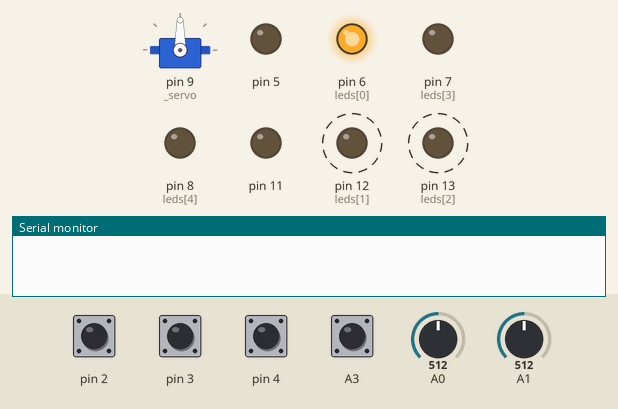
Bench run of a program on a simulated Arduino Nano, built with avr-gcc and run on an emulated ATmega328P. Parts: servo, output pins drawn as LEDs (lit = HIGH), the last lines printed to the serial monitor. Dashed ring = blinking. The test bench sets the inputs (shaded band); at power-on: A3, pin 2–4 HIGH, A1 = 512, A0 = 512.

Above: at 0.07 s.
1.3 s: pin 4 pulled LOW for 0.15 s
At 2.2 s:
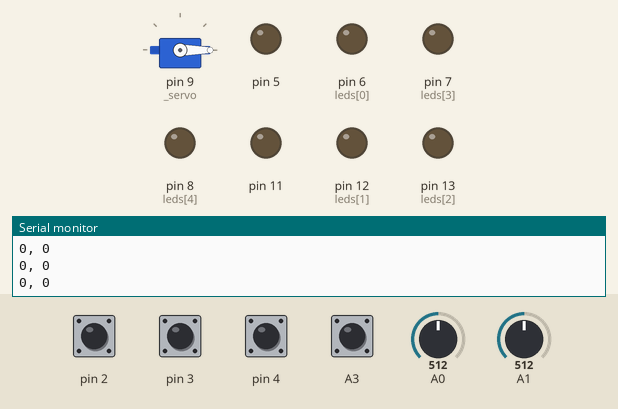
4.4 s: pin 2 pulled LOW for 0.15 s
At 4.75 s:
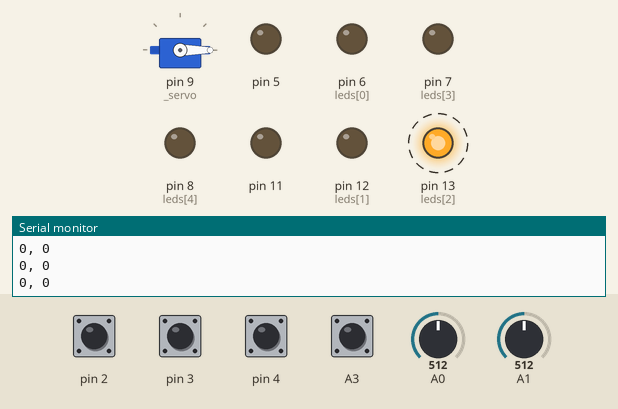
7.4 s: pin 3 pulled LOW for 0.15 s
At 7.82 s:
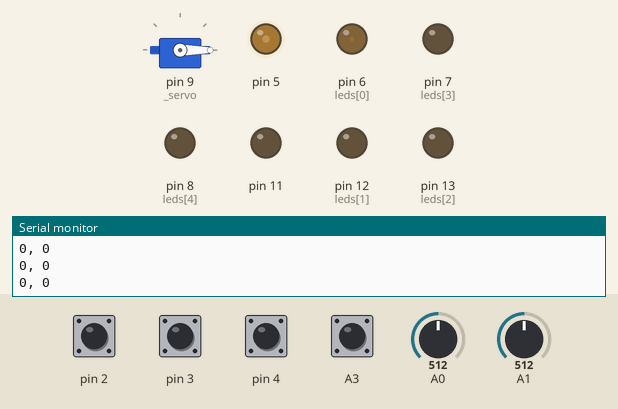
10.4 s: A1 set to 6
13.4 s: A0 set to 1023
At 13.79 s:
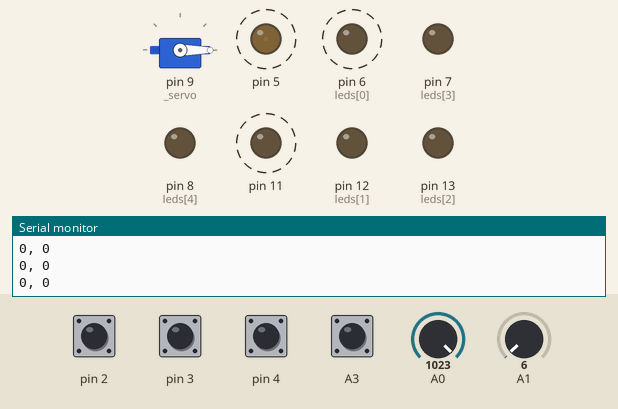
16.4 s: A1 set to 57
19.4 s: A1 set to 68
Timing chart, 0 to 23.4 s (numbered marks = the images above; inputs shaded):
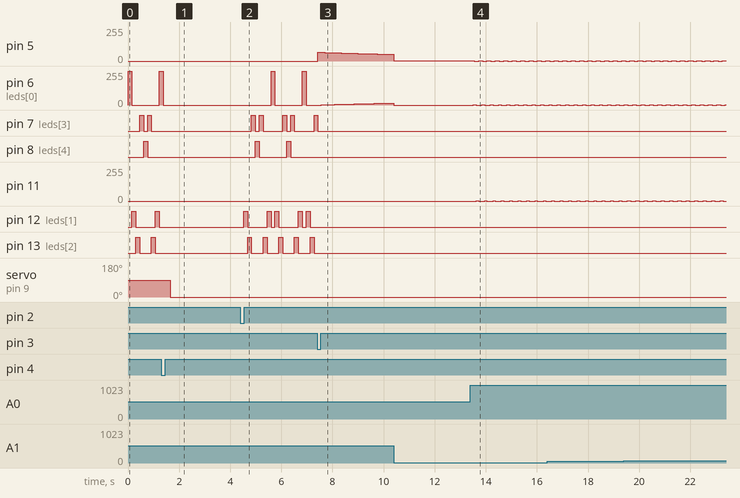

The program:

main.cpp
```cpp
#include <Arduino.h>
#include <Color.h>
#include <FastLED.h>
#include <hsv2rgb.h>
#include <Servo.h>
#include <DHT.h>

static const uint8_t LED_COUNT = 5;
static const uint8_t leds[] = { 6, 12, 13, 7, 8 };

struct Snake {
    Snake(): _goUp( true ), _index( 0 ) {}
    void advance() {
        if ( _goUp ) {
            _index++;
            if ( _index == LED_COUNT - 1 )
                _goUp = false;
        }
        else {
            _index--;
            if ( _index == 0 )
                _goUp = true;
        }
    }

    void begin() {}

    void run() {
        digitalWrite( 5, 0 );
        digitalWrite( 11, 0 );
        for ( int i = 0; i != LED_COUNT; i++ ) {
            digitalWrite( leds[ i ], i == _index );
        }
        advance();
        delay( 25 + analogRead( A0 ) / 4 );
    }

    bool _goUp;
    int _index;
};

struct RgbLed {
    RgbLed(): _color( 0, 255, 255 ) {}

    void begin() {}

    void run() {
        digitalWrite( 12, LOW );
        digitalWrite( 13, LOW );
        digitalWrite( 7, LOW );
        digitalWrite( 8, LOW );
        _color.h++;
        _color.v = analogRead( A1 ) / 4;
        CRGB r;
        hsv2rgb_rainbow( _color, r );
        analogWrite( 5, r.r );
        analogWrite( 6, r.g );
        analogWrite( 11, r.b );
        delay( 1 + ( 1024 - analogRead( A0 ) ) / 4 );
    }

    CHSV _color;
};

struct Meter {
    Meter() : _dht( A3, DHT11 ) {}

    void begin() {
        _servo.attach( 9 );
        _position = 0;
        _goUp = true;
        _dht.begin();
    }

    void run() {
        digitalWrite( 5, 0 );
        digitalWrite( 6, 0 );
        digitalWrite( 11, 0 );
        int tempGauge = max( 0, _dht.readTemperature() * 90 / 40 );
        int humGauge = _dht.readHumidity() * LED_COUNT / 100;
        _servo.write( tempGauge );
        for ( int i = 0; i != LED_COUNT; i++ )
            digitalWrite( leds[ LED_COUNT - i], i < humGauge );
        Serial.print( tempGauge );
        Serial.print( ", " );
        Serial.println( humGauge );
        delay(200);
    }

    DHT _dht;
    Servo _servo;
    uint8_t _position;
    bool _goUp;
};

Snake snake;
RgbLed rgb;
Meter meter;

void setup() {
    Serial.begin(9600);
    for( int i = 0; i != LED_COUNT; i++ )
        pinMode(leds[ i ], OUTPUT);
    pinMode( 5, OUTPUT );
    pinMode( 6, OUTPUT );
    pinMode( 11, OUTPUT );

    pinMode( 2, INPUT_PULLUP );
    pinMode( 3, INPUT_PULLUP );
    pinMode( 4, INPUT_PULLUP );

    snake.begin();
    rgb.begin();
    meter.begin();
}

int mode;

void loop() {
    if ( !digitalRead( 2 ) )
        mode = 0;
    if ( !digitalRead( 3 ) )
        mode = 1;
    if ( !digitalRead( 4 ) )
        mode = 2;

    if ( mode == 0 )
        snake.run();
    if ( mode == 1 )
        rgb.run();
    if ( mode == 2 )
        meter.run();
}
```

Color.cpp
```cpp
#include "Color.h"

Rgb::Rgb( Hsv y ) {
    // Formula taken from: https://en.wikipedia.org/wiki/HSL_and_HSV#From_HSV
    uint32_t h = 6 * y.h;
    uint32_t c = y.v * y.s;
    uint32_t x = c * ( 255ul - abs( (uint32_t)h % ( 2 << 8 ) - 255ul ) );
    c >>= 8;
    h >>= 8;
    x >>= 16;
    uint32_t m = y.v - c;
    switch ( h ) {
        case 6:
        case 0: r = c + m; g = x + m; b = m;     break;
        case 1: r = x + m; g = c + m; b = m;     break;
        case 2: r = m;     g = c + m; b = x + m; break;
        case 3: r = m;     g = x + m; b = c + m; break;
        case 4: r = x + m; g = m;     b = c + m; break;
        case 5: r = c + m; g = m;     b = x + m; break;
    }
}

Rgb& Rgb::operator=( Hsv hsv ) {
    Rgb r{ hsv };
    swap( r );
    return *this;
}

Hsv::Hsv( Rgb r ) {
    // Formula taken from http://www.easyrgb.com/en/math.php
    uint32_t min = min( r.r, min( r.g, r.b ) );
    uint32_t max = max( r.r, max( r.g, r.b ) );
    uint32_t delta = max - min;

    v = max;
    if ( delta == 0 ) {
        h = s = 0;
        return;
    }

    s = ( delta << 8 ) / max;
    uint32_t deltaR = ( ( ( ( max - r.r ) / 6 ) + ( max / 2 ) ) << 8 ) / max;
    uint32_t deltaG = ( ( ( ( max - r.g ) / 6 ) + ( max / 2 ) ) << 8 ) / max;
    uint32_t deltaB = ( ( ( ( max - r.b ) / 6 ) + ( max / 2 ) ) << 8 ) / max;

    uint32_t hh;
    if ( max == r.r )
        hh = deltaB - deltaG;
    else if ( max == r.g )
        hh = 255 / 3 + deltaR - deltaB;
    else
        hh = 2 * 255 / 3 + deltaG - deltaR;

    if ( hh < 0 )
        hh += 255;
    if ( h > 255 )
        hh -= 255;
    h = hh;
}

Hsv& Hsv::operator=( Rgb rgb ) {
    Hsv h{ rgb };
    swap( h );
    return *this;
}
```

Color.h
```cpp
#pragma once

#include <Arduino.h>

union Hsv;

union Rgb {
    struct __attribute__ ((packed)) {
        uint8_t r, g, b;
    };
    uint32_t value;

    Rgb( uint8_t r = 0, uint8_t g = 0, uint8_t b = 0 ) : r( r ), g( g ), b( b ) {}
    Rgb( Hsv c );
    Rgb& operator=( Rgb r ) { swap( r ); return *this; }
    Rgb& operator=( Hsv hsv );
    void swap( Rgb& o ) {  value = o.value; }
    void linearize() {
        r = ( static_cast< int >( r ) * static_cast< int >( r ) ) >> 8;
        g = ( static_cast< int >( g ) * static_cast< int >( g ) ) >> 8;
        g = ( static_cast< int >( b ) * static_cast< int >( b ) ) >> 8;
    }
    uint8_t getGrb( int idx ) {
        switch ( idx ) {
            case 0: return g;
            case 1: return r;
            case 2: return b;
        }
        __builtin_unreachable();
    }

    void stretchChannels( uint8_t maxR, uint8_t maxG, uint8_t maxB ) {
        r = stretch( r, maxR );
        g = stretch( g, maxG );
        b = stretch( b, maxB );
    }

private:
    uint8_t stretch( int value, uint8_t max ) {
        return ( value * max ) >> 8;
    }
};

union Hsv {
    struct __attribute__ ((packed)) {
        uint8_t h, s, v;
    };
    uint32_t value;

    Hsv( uint8_t h, uint8_t s = 0, uint8_t v = 0 ) : h( h ), s( s ), v( v ) {}
    Hsv( Rgb r );
    Hsv& operator=( Hsv h ) { swap( h ); return *this; }
    Hsv& operator=( Rgb rgb );
    void swap( Hsv& o ) { value = o.value; }
};
```

Measured:
- after the input at 1.3 s, pin 6 (leds[0]): goes on until 1.4 s, then stays 0/255; pin 7 (leds[3]), pin 8 (leds[4]), pin 12 (leds[1]), pin 13 (leds[2]): stops changing and stays LOW; servo on pin 9 (_servo): 90° → 0° after 0.35 s
- after the input at 4.4 s, pin 6 (leds[0]): alternates 255/255 for 0.15 s and 0/255 for 1.1 s, starting after 1.2 s; pin 7 (leds[3]): LOW → HIGH after 0.43 s, → LOW 0.15 s later, → HIGH 0.15 s later, → LOW 0.15 s later, … (9 changes in this stretch)
- after the input at 7.4 s, pin 5: 0/255 → 65/255 at once, → 64/255 0.13 s later, → 63/255 0.13 s later, → 62/255 0.26 s later, … (16 changes in this stretch); pin 7 (leds[3]): goes on until 7.4 s, then stays LOW; pin 8 (leds[4]), pin 12 (leds[1]), pin 13 (leds[2]): stops changing and stays LOW
- after the input at 13.4 s, pin 5: alternates 1/255 for 0.16 s and 0/255 for 0.17 s, starting after 0.14 s; pin 11: alternates 1/255 for 0.09 s and 0/255 for 0.24 s, starting after 0.22 s
- by itself, pin 7 (leds[3]): alternates HIGH for 0.15 s and LOW for 0.15 s
- by itself, pin 12 (leds[1]): alternates HIGH for 0.15 s and LOW for 0.77 s
- by itself, pin 13 (leds[2]): alternates HIGH for 0.15 s and LOW for 0.46 s
